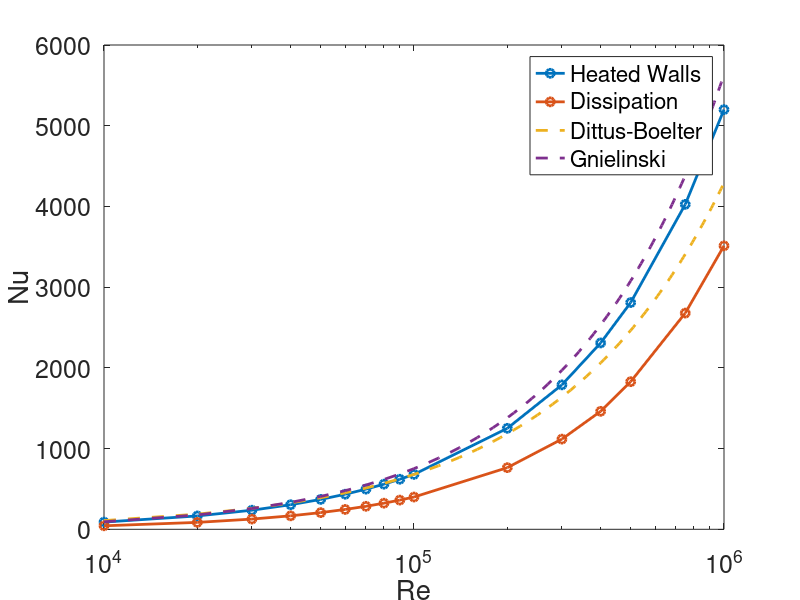

The MATLAB source for this figure:
clear all;close all


% Circular pipe flow - wall heating - matches well with D-B correlation
Re=[10000 20000 30000 40000 50000 60000 70000 80000 90000 100000 200000 300000 400000 500000 750000 1000000];
Nu=[89.2587 165.3526 236.3955 304.3768 370.2091 434.4064 497.2896 559.0866 619.9480 680.0172 1.2511e+03 1.7895e+03 2.3086e+03 2.8093e+03 4.0257e+03 5.1997e+03]; % With finer mesh, from circular_heatedwalls_data
Pr=13.5146;
% figure(1);hold on;plot(Re,Nu,'-o','linewidth',2)
figure(1);semilogx(Re,Nu,'-o','linewidth',2)

% Circular pipe flow with internal dissipation with Abe/Antonia dissipation profile - epsilon*rhow in Phi
% calculation (compare Phi/rhow with E) - WITH NEAR-WALL EPSILON (CONSTANT from y/h<30/hplus)
Re=[10000 20000 30000 40000 50000 60000 70000 80000 90000 100000 200000 300000 400000 500000 750000 1000000];
Nu=[43.3028 85.510 126.5970 166.9143 206.6587 245.9381 284.8349 323.4069 361.6920 399.7326 763.6548 1.1172e+03 1.4616e+03 1.8287e+03 2.6788e+03 3.5119e+03]; % With finer mesh, from circular_dissipation_data
% figure(1);hold on;plot(Re,Nu,'-o','linewidth',2)
figure(1);hold on;semilogx(Re,Nu,'-o','linewidth',2)

Pr=13.5146;
Re2=10000:10000:1000000;
DB=0.024.*Re2.^0.8.*Pr^0.4;
Re2=10000:10000:1000000;
figure(1);hold on;semilogx(Re2,DB,'--','linewidth',2)

Gni=0.012.*(Re2.^0.87-280).*Pr^0.4;
figure(1);semilogx(Re2,Gni,'--','linewidth',2)

figure(1);set(gca,'FontSize',18)
axis([10000 1000000 0 6000])
xlabel('Re');ylabel('Nu');
legend('Heated Walls','Dissipation','Dittus-Boelter','Gnielinski')